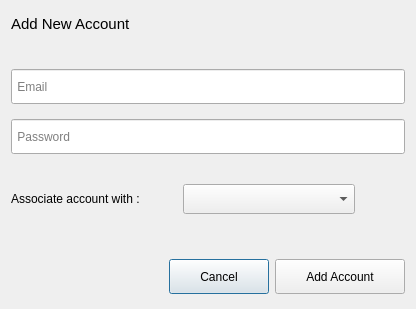
<?xml version="1.0" encoding="UTF-8"?>
<ui version="4.0">
 <class>add_account</class>
 <widget class="QDialog" name="add_account">
  <property name="geometry">
   <rect>
    <x>0</x>
    <y>0</y>
    <width>416</width>
    <height>309</height>
   </rect>
  </property>
  <property name="minimumSize">
   <size>
    <width>0</width>
    <height>309</height>
   </size>
  </property>
  <property name="maximumSize">
   <size>
    <width>416</width>
    <height>309</height>
   </size>
  </property>
  <property name="windowTitle">
   <string>New Account</string>
  </property>
  <layout class="QVBoxLayout" name="verticalLayout_3">
   <property name="topMargin">
    <number>15</number>
   </property>
   <property name="bottomMargin">
    <number>15</number>
   </property>
   <item>
    <layout class="QVBoxLayout" name="verticalLayout_2">
     <item>
      <widget class="QLabel" name="label">
       <property name="maximumSize">
        <size>
         <width>16777215</width>
         <height>35</height>
        </size>
       </property>
       <property name="font">
        <font>
         <pointsize>11</pointsize>
        </font>
       </property>
       <property name="text">
        <string>Add New Account</string>
       </property>
       <property name="alignment">
        <set>Qt::AlignLeading|Qt::AlignLeft|Qt::AlignTop</set>
       </property>
      </widget>
     </item>
     <item>
      <layout class="QVBoxLayout" name="verticalLayout">
       <property name="spacing">
        <number>15</number>
       </property>
       <property name="topMargin">
        <number>15</number>
       </property>
       <property name="bottomMargin">
        <number>0</number>
       </property>
       <item>
        <widget class="QLineEdit" name="email_field">
         <property name="minimumSize">
          <size>
           <width>300</width>
           <height>35</height>
          </size>
         </property>
         <property name="maximumSize">
          <size>
           <width>16777215</width>
           <height>35</height>
          </size>
         </property>
         <property name="font">
          <font>
           <pointsize>9</pointsize>
          </font>
         </property>
         <property name="placeholderText">
          <string> Email</string>
         </property>
        </widget>
       </item>
       <item>
        <widget class="QLineEdit" name="pwd_field">
         <property name="minimumSize">
          <size>
           <width>300</width>
           <height>35</height>
          </size>
         </property>
         <property name="maximumSize">
          <size>
           <width>16777215</width>
           <height>35</height>
          </size>
         </property>
         <property name="font">
          <font>
           <pointsize>9</pointsize>
          </font>
         </property>
         <property name="text">
          <string/>
         </property>
         <property name="placeholderText">
          <string> Password</string>
         </property>
        </widget>
       </item>
      </layout>
     </item>
     <item>
      <layout class="QHBoxLayout" name="horizontalLayout_2">
       <property name="spacing">
        <number>0</number>
       </property>
       <property name="rightMargin">
        <number>50</number>
       </property>
       <property name="bottomMargin">
        <number>15</number>
       </property>
       <item>
        <widget class="QLabel" name="label_2">
         <property name="minimumSize">
          <size>
           <width>169</width>
           <height>78</height>
          </size>
         </property>
         <property name="font">
          <font>
           <pointsize>9</pointsize>
          </font>
         </property>
         <property name="text">
          <string>Associate account with :</string>
         </property>
        </widget>
       </item>
       <item>
        <widget class="QComboBox" name="combo_devices">
         <property name="minimumSize">
          <size>
           <width>172</width>
           <height>30</height>
          </size>
         </property>
         <property name="maximumSize">
          <size>
           <width>172</width>
           <height>30</height>
          </size>
         </property>
         <property name="font">
          <font>
           <pointsize>9</pointsize>
          </font>
         </property>
        </widget>
       </item>
      </layout>
     </item>
     <item>
      <layout class="QHBoxLayout" name="horizontalLayout">
       <item>
        <widget class="QLabel" name="msg_add_account">
         <property name="palette">
          <palette>
           <active>
            <colorrole role="WindowText">
             <brush brushstyle="SolidPattern">
              <color alpha="255">
               <red>0</red>
               <green>0</green>
               <blue>0</blue>
              </color>
             </brush>
            </colorrole>
            <colorrole role="Button">
             <brush brushstyle="SolidPattern">
              <color alpha="255">
               <red>255</red>
               <green>85</green>
               <blue>0</blue>
              </color>
             </brush>
            </colorrole>
            <colorrole role="Light">
             <brush brushstyle="SolidPattern">
              <color alpha="255">
               <red>255</red>
               <green>170</green>
               <blue>127</blue>
              </color>
             </brush>
            </colorrole>
            <colorrole role="Midlight">
             <brush brushstyle="SolidPattern">
              <color alpha="255">
               <red>255</red>
               <green>127</green>
               <blue>63</blue>
              </color>
             </brush>
            </colorrole>
            <colorrole role="Dark">
             <brush brushstyle="SolidPattern">
              <color alpha="255">
               <red>127</red>
               <green>42</green>
               <blue>0</blue>
              </color>
             </brush>
            </colorrole>
            <colorrole role="Mid">
             <brush brushstyle="SolidPattern">
              <color alpha="255">
               <red>170</red>
               <green>57</green>
               <blue>0</blue>
              </color>
             </brush>
            </colorrole>
            <colorrole role="Text">
             <brush brushstyle="SolidPattern">
              <color alpha="255">
               <red>0</red>
               <green>0</green>
               <blue>0</blue>
              </color>
             </brush>
            </colorrole>
            <colorrole role="BrightText">
             <brush brushstyle="SolidPattern">
              <color alpha="255">
               <red>255</red>
               <green>255</green>
               <blue>255</blue>
              </color>
             </brush>
            </colorrole>
            <colorrole role="ButtonText">
             <brush brushstyle="SolidPattern">
              <color alpha="255">
               <red>0</red>
               <green>0</green>
               <blue>0</blue>
              </color>
             </brush>
            </colorrole>
            <colorrole role="Base">
             <brush brushstyle="SolidPattern">
              <color alpha="255">
               <red>255</red>
               <green>255</green>
               <blue>255</blue>
              </color>
             </brush>
            </colorrole>
            <colorrole role="Window">
             <brush brushstyle="SolidPattern">
              <color alpha="255">
               <red>255</red>
               <green>85</green>
               <blue>0</blue>
              </color>
             </brush>
            </colorrole>
            <colorrole role="Shadow">
             <brush brushstyle="SolidPattern">
              <color alpha="255">
               <red>0</red>
               <green>0</green>
               <blue>0</blue>
              </color>
             </brush>
            </colorrole>
            <colorrole role="AlternateBase">
             <brush brushstyle="SolidPattern">
              <color alpha="255">
               <red>255</red>
               <green>170</green>
               <blue>127</blue>
              </color>
             </brush>
            </colorrole>
            <colorrole role="ToolTipBase">
             <brush brushstyle="SolidPattern">
              <color alpha="255">
               <red>255</red>
               <green>255</green>
               <blue>220</blue>
              </color>
             </brush>
            </colorrole>
            <colorrole role="ToolTipText">
             <brush brushstyle="SolidPattern">
              <color alpha="255">
               <red>0</red>
               <green>0</green>
               <blue>0</blue>
              </color>
             </brush>
            </colorrole>
            <colorrole role="PlaceholderText">
             <brush brushstyle="SolidPattern">
              <color alpha="128">
               <red>0</red>
               <green>0</green>
               <blue>0</blue>
              </color>
             </brush>
            </colorrole>
           </active>
           <inactive>
            <colorrole role="WindowText">
             <brush brushstyle="SolidPattern">
              <color alpha="255">
               <red>0</red>
               <green>0</green>
               <blue>0</blue>
              </color>
             </brush>
            </colorrole>
            <colorrole role="Button">
             <brush brushstyle="SolidPattern">
              <color alpha="255">
               <red>255</red>
               <green>85</green>
               <blue>0</blue>
              </color>
             </brush>
            </colorrole>
            <colorrole role="Light">
             <brush brushstyle="SolidPattern">
              <color alpha="255">
               <red>255</red>
               <green>170</green>
               <blue>127</blue>
              </color>
             </brush>
            </colorrole>
            <colorrole role="Midlight">
             <brush brushstyle="SolidPattern">
              <color alpha="255">
               <red>255</red>
               <green>127</green>
               <blue>63</blue>
              </color>
             </brush>
            </colorrole>
            <colorrole role="Dark">
             <brush brushstyle="SolidPattern">
              <color alpha="255">
               <red>127</red>
               <green>42</green>
               <blue>0</blue>
              </color>
             </brush>
            </colorrole>
            <colorrole role="Mid">
             <brush brushstyle="SolidPattern">
              <color alpha="255">
               <red>170</red>
               <green>57</green>
               <blue>0</blue>
              </color>
             </brush>
            </colorrole>
            <colorrole role="Text">
             <brush brushstyle="SolidPattern">
              <color alpha="255">
               <red>0</red>
               <green>0</green>
               <blue>0</blue>
              </color>
             </brush>
            </colorrole>
            <colorrole role="BrightText">
             <brush brushstyle="SolidPattern">
              <color alpha="255">
               <red>255</red>
               <green>255</green>
               <blue>255</blue>
              </color>
             </brush>
            </colorrole>
            <colorrole role="ButtonText">
             <brush brushstyle="SolidPattern">
              <color alpha="255">
               <red>0</red>
               <green>0</green>
               <blue>0</blue>
              </color>
             </brush>
            </colorrole>
            <colorrole role="Base">
             <brush brushstyle="SolidPattern">
              <color alpha="255">
               <red>255</red>
               <green>255</green>
               <blue>255</blue>
              </color>
             </brush>
            </colorrole>
            <colorrole role="Window">
             <brush brushstyle="SolidPattern">
              <color alpha="255">
               <red>255</red>
               <green>85</green>
               <blue>0</blue>
              </color>
             </brush>
            </colorrole>
            <colorrole role="Shadow">
             <brush brushstyle="SolidPattern">
              <color alpha="255">
               <red>0</red>
               <green>0</green>
               <blue>0</blue>
              </color>
             </brush>
            </colorrole>
            <colorrole role="AlternateBase">
             <brush brushstyle="SolidPattern">
              <color alpha="255">
               <red>255</red>
               <green>170</green>
               <blue>127</blue>
              </color>
             </brush>
            </colorrole>
            <colorrole role="ToolTipBase">
             <brush brushstyle="SolidPattern">
              <color alpha="255">
               <red>255</red>
               <green>255</green>
               <blue>220</blue>
              </color>
             </brush>
            </colorrole>
            <colorrole role="ToolTipText">
             <brush brushstyle="SolidPattern">
              <color alpha="255">
               <red>0</red>
               <green>0</green>
               <blue>0</blue>
              </color>
             </brush>
            </colorrole>
            <colorrole role="PlaceholderText">
             <brush brushstyle="SolidPattern">
              <color alpha="128">
               <red>0</red>
               <green>0</green>
               <blue>0</blue>
              </color>
             </brush>
            </colorrole>
           </inactive>
           <disabled>
            <colorrole role="WindowText">
             <brush brushstyle="SolidPattern">
              <color alpha="255">
               <red>127</red>
               <green>42</green>
               <blue>0</blue>
              </color>
             </brush>
            </colorrole>
            <colorrole role="Button">
             <brush brushstyle="SolidPattern">
              <color alpha="255">
               <red>255</red>
               <green>85</green>
               <blue>0</blue>
              </color>
             </brush>
            </colorrole>
            <colorrole role="Light">
             <brush brushstyle="SolidPattern">
              <color alpha="255">
               <red>255</red>
               <green>170</green>
               <blue>127</blue>
              </color>
             </brush>
            </colorrole>
            <colorrole role="Midlight">
             <brush brushstyle="SolidPattern">
              <color alpha="255">
               <red>255</red>
               <green>127</green>
               <blue>63</blue>
              </color>
             </brush>
            </colorrole>
            <colorrole role="Dark">
             <brush brushstyle="SolidPattern">
              <color alpha="255">
               <red>127</red>
               <green>42</green>
               <blue>0</blue>
              </color>
             </brush>
            </colorrole>
            <colorrole role="Mid">
             <brush brushstyle="SolidPattern">
              <color alpha="255">
               <red>170</red>
               <green>57</green>
               <blue>0</blue>
              </color>
             </brush>
            </colorrole>
            <colorrole role="Text">
             <brush brushstyle="SolidPattern">
              <color alpha="255">
               <red>127</red>
               <green>42</green>
               <blue>0</blue>
              </color>
             </brush>
            </colorrole>
            <colorrole role="BrightText">
             <brush brushstyle="SolidPattern">
              <color alpha="255">
               <red>255</red>
               <green>255</green>
               <blue>255</blue>
              </color>
             </brush>
            </colorrole>
            <colorrole role="ButtonText">
             <brush brushstyle="SolidPattern">
              <color alpha="255">
               <red>127</red>
               <green>42</green>
               <blue>0</blue>
              </color>
             </brush>
            </colorrole>
            <colorrole role="Base">
             <brush brushstyle="SolidPattern">
              <color alpha="255">
               <red>255</red>
               <green>85</green>
               <blue>0</blue>
              </color>
             </brush>
            </colorrole>
            <colorrole role="Window">
             <brush brushstyle="SolidPattern">
              <color alpha="255">
               <red>255</red>
               <green>85</green>
               <blue>0</blue>
              </color>
             </brush>
            </colorrole>
            <colorrole role="Shadow">
             <brush brushstyle="SolidPattern">
              <color alpha="255">
               <red>0</red>
               <green>0</green>
               <blue>0</blue>
              </color>
             </brush>
            </colorrole>
            <colorrole role="AlternateBase">
             <brush brushstyle="SolidPattern">
              <color alpha="255">
               <red>255</red>
               <green>85</green>
               <blue>0</blue>
              </color>
             </brush>
            </colorrole>
            <colorrole role="ToolTipBase">
             <brush brushstyle="SolidPattern">
              <color alpha="255">
               <red>255</red>
               <green>255</green>
               <blue>220</blue>
              </color>
             </brush>
            </colorrole>
            <colorrole role="ToolTipText">
             <brush brushstyle="SolidPattern">
              <color alpha="255">
               <red>0</red>
               <green>0</green>
               <blue>0</blue>
              </color>
             </brush>
            </colorrole>
            <colorrole role="PlaceholderText">
             <brush brushstyle="SolidPattern">
              <color alpha="128">
               <red>0</red>
               <green>0</green>
               <blue>0</blue>
              </color>
             </brush>
            </colorrole>
           </disabled>
          </palette>
         </property>
         <property name="text">
          <string>&lt;html&gt;&lt;head/&gt;&lt;body&gt;&lt;p&gt;&lt;br/&gt;&lt;/p&gt;&lt;/body&gt;&lt;/html&gt;</string>
         </property>
        </widget>
       </item>
       <item>
        <widget class="QPushButton" name="cancel_but">
         <property name="minimumSize">
          <size>
           <width>100</width>
           <height>35</height>
          </size>
         </property>
         <property name="maximumSize">
          <size>
           <width>100</width>
           <height>35</height>
          </size>
         </property>
         <property name="font">
          <font>
           <pointsize>9</pointsize>
          </font>
         </property>
         <property name="text">
          <string>Cancel</string>
         </property>
        </widget>
       </item>
       <item>
        <widget class="QPushButton" name="add_acc_but">
         <property name="minimumSize">
          <size>
           <width>130</width>
           <height>35</height>
          </size>
         </property>
         <property name="maximumSize">
          <size>
           <width>130</width>
           <height>35</height>
          </size>
         </property>
         <property name="font">
          <font>
           <pointsize>9</pointsize>
          </font>
         </property>
         <property name="text">
          <string>Add Account</string>
         </property>
        </widget>
       </item>
      </layout>
     </item>
    </layout>
   </item>
  </layout>
 </widget>
 <resources/>
 <connections/>
</ui>
